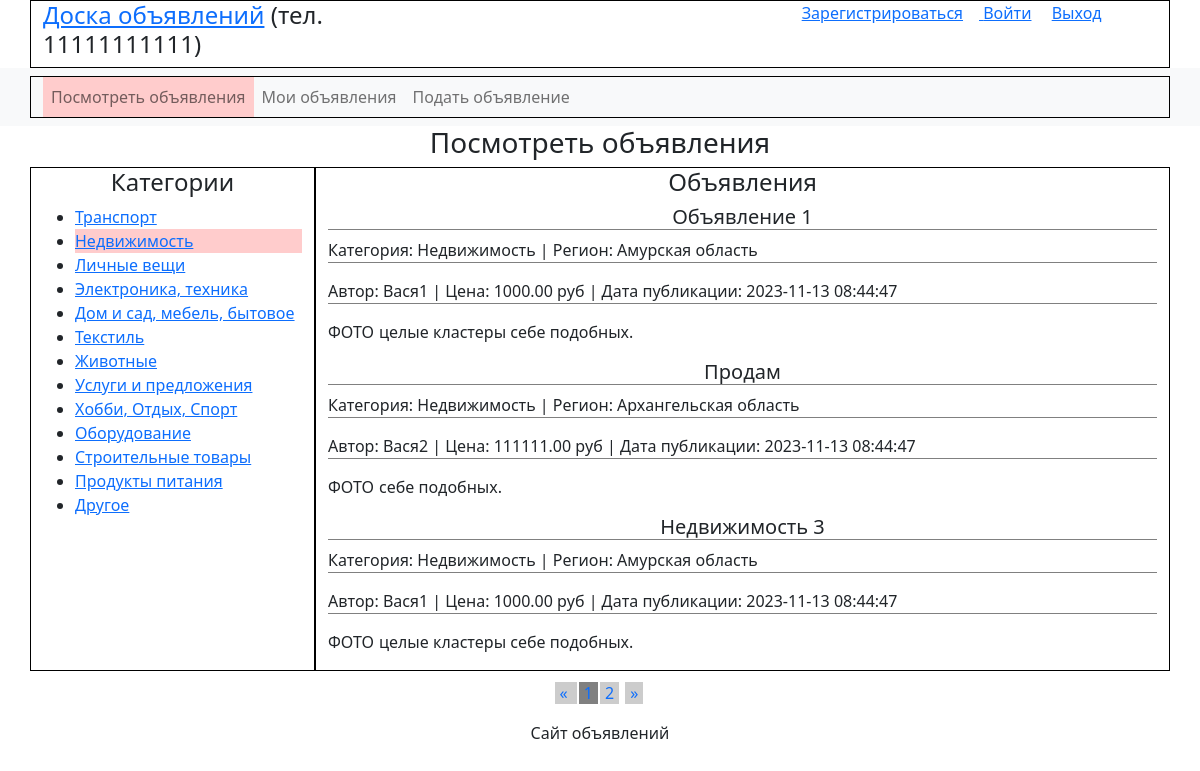
Page /?page=look&cat=2 on the committed database.
### tables this page shows
CREATE TABLE `categories` (
  `id_cat` tinyint(3) UNSIGNED NOT NULL,
  `name_cat` varchar(255) NOT NULL
);

CREATE TABLE `ads` (
  `id` int(10) UNSIGNED NOT NULL,
  `name` varchar(255) NOT NULL,
  `phone` varchar(255) NOT NULL,
  `title` varchar(255) NOT NULL,
  `text` text NOT NULL,
  `priority` timestamp NOT NULL DEFAULT CURRENT_TIMESTAMP,
  `id_user` int(10) UNSIGNED NOT NULL,
  `photo` varchar(300) NOT NULL,
  `confirm` enum('0','1') NOT NULL DEFAULT '0',
  `is_actual` enum('0','1') NOT NULL DEFAULT '1',
  `price` decimal(12,2) NOT NULL,
  `time` timestamp NOT NULL DEFAULT CURRENT_TIMESTAMP,
  `id_categories` int(11) NOT NULL,
  `id_regions` int(11) NOT NULL
);

CREATE TABLE `regions` (
  `id_region` tinyint(3) UNSIGNED NOT NULL,
  `name_region` varchar(255) NOT NULL
);

### output-all-ads-pagin.php (the view, shortened to what this page needs)
<?php
$sql = "SELECT * FROM categories";
$result = mysqli_query($conn, $sql);
$cat_list = "";
if( !isset($_GET['cat']) ) {$cat_link = 1;}
else {$cat_link = $_GET['cat'];}
while ( $row = mysqli_fetch_assoc($result) ) {
	if( $cat_link == $row['id_cat']) {
		$cat_active = ' class="active-link"';
	}else{ $cat_active = ''; }
 $cat_list .=  '<li' . $cat_active . '><a href="?page=look&cat=' . $row['id_cat'] . '">' . $row['name_cat'] . '</a></li>';
}
$sql = "SELECT COUNT(*) as count FROM ads WHERE id_categories = '$cat_link'";
$result = mysqli_query($conn, $sql);
$arr = mysqli_fetch_assoc($result);
$number_DB_rows = $arr['count'];
$rows_per_page = 3;
$current_page = 1;
$ads_content = "";
if($number_DB_rows != "0"){
$start = ($current_page - 1) * $rows_per_page;
$sql = "SELECT ads.name, ads.title, ads.text, ads.priority, ads.photo, ads.price, ads.time, categories.name_cat, regions.name_region FROM ads, categories, regions WHERE ads.id_categories = '$cat_link' AND categories.id_cat = '$cat_link' AND ads.id_regions = regions.id_region ORDER BY priority  DESC LIMIT $start, $rows_per_page";
$result = mysqli_query($conn, $sql);
while ( $row = mysqli_fetch_assoc($result) ) {
$ads_content .=  '<h5 class="bottom-line1 center">' . $row["title"] . '</h5><p class="bottom-line1">Категория: ' . $row["name_cat"] . ' | Регион: ' . $row["name_region"] . '</p><p class="bottom-line1">Автор: ' . $row["name"] . ' | Цена: ' . $row["price"] . ' руб' . ' | Дата публикации: ' . $row["time"] . '</p><div class="bottom-line2"><p class="ads-photo">' . 'ФОТО' . '</p><p class="ads-text">' .  $row["text"] . '</p></div>';
}
}

### styles.css (style rules this page uses)
.active-link { background-color: #fcc; }
.center { text-align: center; }
.bottom-line1 { border-bottom: 1px solid #808080; }
.ads-photo { max-width: 30%; float: left; padding-right: 5px; }

### rows in the picture
categories: name_cat "Транспорт"
categories: name_cat "Недвижимость"
categories: name_cat "Личные вещи"
categories: name_cat "Электроника, техника"
categories: name_cat "Дом и сад, мебель, бытовое"
categories: name_cat "Текстиль"
categories: name_cat "Животные"
categories: name_cat "Услуги и предложения"
categories: name_cat "Хобби, Отдых, Спорт"
categories: name_cat "Оборудование"
categories: name_cat "Строительные товары"
categories: name_cat "Продукты питания"
categories: name_cat "Другое"
ads: title "Объявление 1", id_categories.name_cat "Недвижимость", id_regions.name_region "Амурская область", name "Вася1", price "1000.00", time "2023-11-13 08:44:47", text "целые кластеры себе подобных."
ads: title "Продам", id_categories.name_cat "Недвижимость", id_regions.name_region "Архангельская область", name "Вася2", price "111111.00", time "2023-11-13 08:44:47", text "себе подобных."
ads: title "Недвижимость 3", id_categories.name_cat "Недвижимость", id_regions.name_region "Амурская область", name "Вася1", price "1000.00", time "2023-11-13 08:44:47", text "целые кластеры себе подобных."
